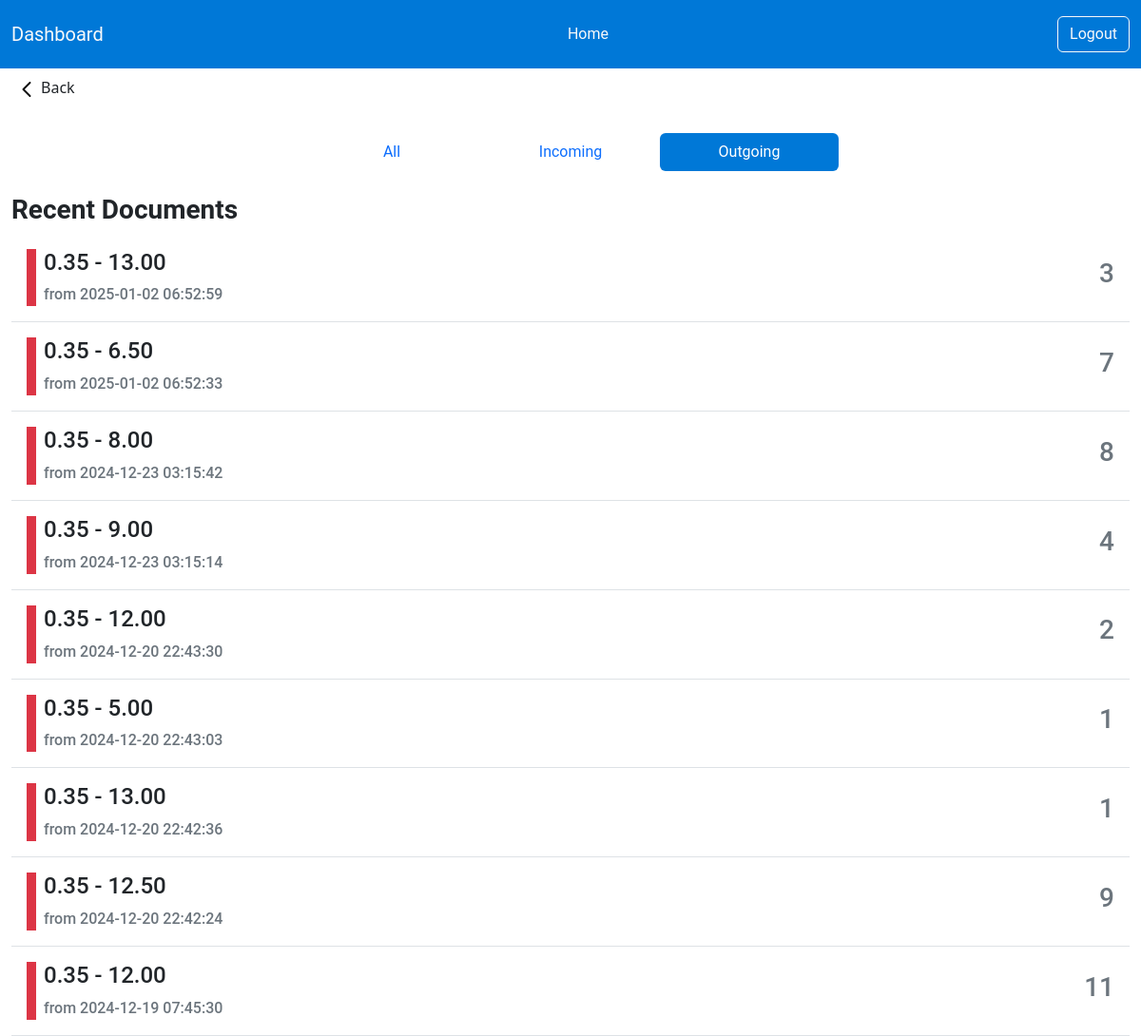
The app's page /admin/documents.php?type=outgoing (signed in) with its own data.
### tables this page shows
CREATE TABLE `transactions` (
  `id` int(11) NOT NULL,
  `product_id` int(11) NOT NULL,
  `type` enum('incoming','outgoing') NOT NULL,
  `quantity` int(11) NOT NULL,
  `date` datetime DEFAULT current_timestamp()
);

CREATE TABLE `products` (
  `id` int(11) NOT NULL,
  `name` varchar(100) NOT NULL,
  `length` varchar(15) NOT NULL,
  `category_id` int(11) NOT NULL
);

### admin/documents.php (the view, shortened to what this page needs)
<?php include_once('includes/header.php');
$type = isset($_GET['type']) ? $_GET['type'] : 'all';
$sql_orders = "SELECT *, `transactions`.`id` AS `transactions_id`
               FROM `transactions`
               INNER JOIN `products` ON `transactions`.`product_id` = `products`.`id`";
if ($type === 'incoming') {
    $sql_orders .= " WHERE `transactions`.`type` = 'incoming'";
} elseif ($type === 'outgoing') {
    $sql_orders .= " WHERE `transactions`.`type` = 'outgoing'";
}
$sql_orders .= " ORDER BY `transactions`.`date` DESC";
$stm_orders = $pdo->prepare($sql_orders);
$stm_orders->execute();
$orders = $stm_orders->fetchAll(PDO::FETCH_ASSOC);
?>
<a href="index.php" class="btn btn-transparent d-flex-inline justify-content-start align-items-center"><img src="./assets/icons/back.svg" alt="">Back</a>
<div class="container-fluid mt-4">
    <div class="m-4">
        <ul class="nav nav-pills nav-justified col-12 col-md-6 m-auto">
            <li class="nav-item">
                <a class="nav-link <?= !isset($_GET['type']) || $_GET['type'] === 'all' ? 'active bg-primary' : '' ?>" href="?type=all">All</a>
            </li>
            <li class="nav-item">
                <a class="nav-link <?= isset($_GET['type']) && $_GET['type'] === 'incoming' ? 'active bg-primary' : '' ?>" href="?type=incoming">Incoming</a>
            </li>
            <li class="nav-item">
                <a class="nav-link <?= isset($_GET['type']) && $_GET['type'] === 'outgoing' ? 'active bg-primary' : '' ?>" href="?type=outgoing">Outgoing</a>
            </li>
        </ul>
    </div>
    <div class="text-start">
        <h3 class="fw-bold">Recent Documents</h3>
    </div>
    <div class="col-12">
        <?php foreach ($orders as $order) : ?>
            <div class="card bg-white border-0 rounded-0 border-bottom">
                <div class="card-body d-flex justify-content-between">
                    <div class="d-flex">
                        <span class="w-10 h-100 bg-<?= htmlspecialchars($order['type']) === 'incoming' ? 'success' : 'danger' ?>"></span>
                        <div class="ms-2">
                                <h4><?= $order['name'] ?> - <?= $order['length'] ?></h4>
                            <p class="card-text text-secondary mb-0 fw-medium">from <?= $order['date'] ?></p>
                        </div>
                    </div>
                    <div class="d-flex justify-content-center align-items-center">
                        <h3 class="text-secondary"><?= $order['quantity'] ?></h3>
                    </div>
                </div>
            </div>
        <?php endforeach; ?>
    </div>
</div>
</body>
</html>

### admin/assets/css/style.css (style rules this page uses)
* { font-family: "Roboto", sans-serif; font-weight: 400; font-style: normal; }
.w-10 { width: 10px; }
.bg-primary, .btn-primary { background-color: #0078d7 !important; }

### records on screen
transactions: product.name "0.35", product.length "13.00", date "2025-01-02 06:52:59", quantity "3"
transactions: product.name "0.35", product.length "6.50", date "2025-01-02 06:52:33", quantity "7"
transactions: product.name "0.35", product.length "8.00", date "2024-12-23 03:15:42", quantity "8"
transactions: product.name "0.35", product.length "9.00", date "2024-12-23 03:15:14", quantity "4"
transactions: product.name "0.35", product.length "12.00", date "2024-12-20 22:43:30", quantity "2"
transactions: product.name "0.35", product.length "5.00", date "2024-12-20 22:43:03", quantity "1"
transactions: product.name "0.35", product.length "13.00", date "2024-12-20 22:42:36", quantity "1"
transactions: product.name "0.35", product.length "12.50", date "2024-12-20 22:42:24", quantity "9"
transactions: product.name "0.35", product.length "12.00", date "2024-12-19 07:45:30", quantity "11"
